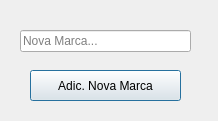
<?xml version="1.0" encoding="UTF-8"?>
<ui version="4.0">
 <class>cadastrarMarca</class>
 <widget class="QDialog" name="cadastrarMarca">
  <property name="geometry">
   <rect>
    <x>0</x>
    <y>0</y>
    <width>218</width>
    <height>121</height>
   </rect>
  </property>
  <property name="minimumSize">
   <size>
    <width>218</width>
    <height>121</height>
   </size>
  </property>
  <property name="maximumSize">
   <size>
    <width>218</width>
    <height>121</height>
   </size>
  </property>
  <property name="windowTitle">
   <string>Nova Marca</string>
  </property>
  <widget class="QLineEdit" name="txtNovaMarca">
   <property name="geometry">
    <rect>
     <x>20</x>
     <y>30</y>
     <width>171</width>
     <height>22</height>
    </rect>
   </property>
   <property name="placeholderText">
    <string>Nova Marca...</string>
   </property>
  </widget>
  <widget class="QPushButton" name="pushButton">
   <property name="geometry">
    <rect>
     <x>30</x>
     <y>70</y>
     <width>151</width>
     <height>31</height>
    </rect>
   </property>
   <property name="minimumSize">
    <size>
     <width>151</width>
     <height>31</height>
    </size>
   </property>
   <property name="maximumSize">
    <size>
     <width>151</width>
     <height>31</height>
    </size>
   </property>
   <property name="text">
    <string>Adic. Nova Marca</string>
   </property>
   <property name="icon">
    <iconset resource="Icons.qrc">
     <normaloff>:/img/1_1-128.png</normaloff>:/img/1_1-128.png</iconset>
   </property>
  </widget>
 </widget>
 <resources>
  <include location="Icons.qrc"/>
 </resources>
 <connections>
  <connection>
   <sender>pushButton</sender>
   <signal>clicked()</signal>
   <receiver>cadastrarMarca</receiver>
   <slot>close()</slot>
   <hints>
    <hint type="sourcelabel">
     <x>125</x>
     <y>80</y>
    </hint>
    <hint type="destinationlabel">
     <x>201</x>
     <y>91</y>
    </hint>
   </hints>
  </connection>
 </connections>
</ui>
